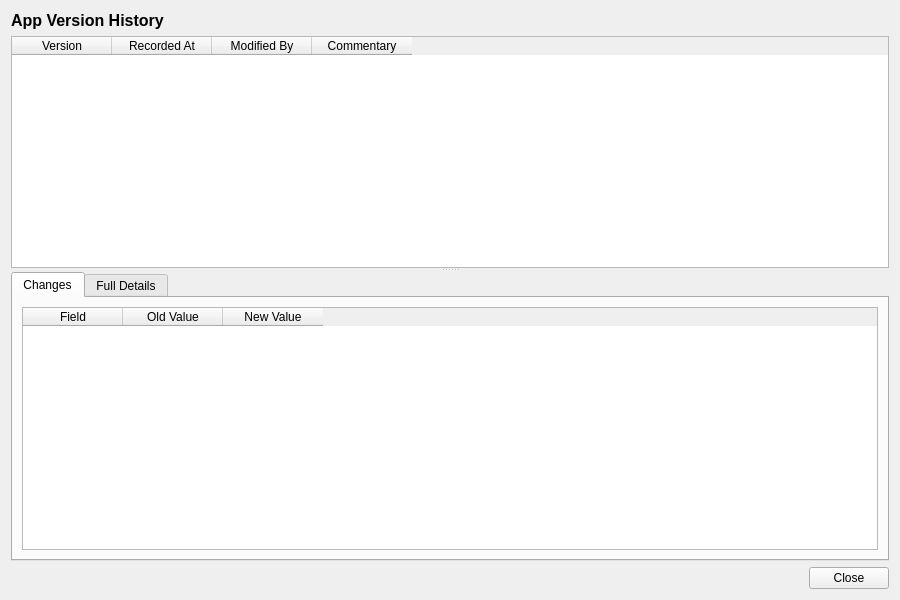
<?xml version="1.0" encoding="UTF-8"?>
<ui version="4.0">
 <class>AppVersionHistoryDialog</class>
 <widget class="QWidget" name="AppVersionHistoryDialog">
  <property name="geometry">
   <rect>
    <x>0</x>
    <y>0</y>
    <width>900</width>
    <height>600</height>
   </rect>
  </property>
  <property name="windowTitle">
   <string>App Version History</string>
  </property>
  <layout class="QVBoxLayout" name="verticalLayout">
   <item>
    <widget class="QLabel" name="titleLabel">
     <property name="font">
      <font>
       <pointsize>12</pointsize>
       <bold>true</bold>
      </font>
     </property>
     <property name="text">
      <string>App Version History</string>
     </property>
    </widget>
   </item>
   <item>
    <widget class="QSplitter" name="splitter">
     <property name="orientation">
      <enum>Qt::Vertical</enum>
     </property>
     <widget class="QTableWidget" name="versionListWidget">
      <property name="minimumHeight">
       <number>150</number>
      </property>
      <property name="maximumHeight">
       <number>250</number>
      </property>
      <property name="alternatingRowColors">
       <bool>true</bool>
      </property>
      <property name="editTriggers">
       <set>QAbstractItemView::NoEditTriggers</set>
      </property>
      <property name="selectionMode">
       <enum>QAbstractItemView::SingleSelection</enum>
      </property>
      <property name="selectionBehavior">
       <enum>QAbstractItemView::SelectRows</enum>
      </property>
      <column>
       <property name="text">
        <string>Version</string>
       </property>
      </column>
      <column>
       <property name="text">
        <string>Recorded At</string>
       </property>
      </column>
      <column>
       <property name="text">
        <string>Modified By</string>
       </property>
      </column>
      <column>
       <property name="text">
        <string>Commentary</string>
       </property>
      </column>
     </widget>
     <widget class="QWidget" name="detailWidget">
      <layout class="QVBoxLayout" name="detailLayout">
       <property name="leftMargin">
        <number>0</number>
       </property>
       <property name="topMargin">
        <number>0</number>
       </property>
       <property name="rightMargin">
        <number>0</number>
       </property>
       <property name="bottomMargin">
        <number>0</number>
       </property>
       <item>
        <widget class="QTabWidget" name="tabWidget">
         <property name="currentIndex">
          <number>0</number>
         </property>
         <widget class="QWidget" name="changesTab">
          <attribute name="title">
           <string>Changes</string>
          </attribute>
          <layout class="QVBoxLayout" name="changesTabLayout">
           <item>
            <widget class="QTableWidget" name="changesTableWidget">
             <property name="editTriggers">
              <set>QAbstractItemView::NoEditTriggers</set>
             </property>
             <property name="alternatingRowColors">
              <bool>true</bool>
             </property>
             <property name="selectionMode">
              <enum>QAbstractItemView::SingleSelection</enum>
             </property>
             <property name="selectionBehavior">
              <enum>QAbstractItemView::SelectRows</enum>
             </property>
             <column>
              <property name="text">
               <string>Field</string>
              </property>
             </column>
             <column>
              <property name="text">
               <string>Old Value</string>
              </property>
             </column>
             <column>
              <property name="text">
               <string>New Value</string>
              </property>
             </column>
            </widget>
           </item>
          </layout>
         </widget>
         <widget class="QWidget" name="fullDetailsTab">
          <attribute name="title">
           <string>Full Details</string>
          </attribute>
          <layout class="QVBoxLayout" name="fullDetailsTabLayout">
           <item>
            <widget class="QScrollArea" name="scrollArea">
             <property name="widgetResizable">
              <bool>true</bool>
             </property>
             <widget class="QWidget" name="scrollAreaWidgetContents">
              <property name="geometry">
               <rect>
                <x>0</x>
                <y>0</y>
                <width>560</width>
                <height>450</height>
               </rect>
              </property>
              <layout class="QFormLayout" name="formLayout">
               <item row="0" column="0">
                <widget class="QLabel" name="wrapper_versionLabel">
                 <property name="text">
                  <string>Wrapper Version:</string>
                 </property>
                </widget>
               </item>
               <item row="0" column="1">
                <widget class="QLabel" name="codeValue">
                 <property name="text">
                  <string/>
                 </property>
                </widget>
               </item>
               <item row="1" column="0">
                <widget class="QLabel" name="nameLabel">
                 <property name="text">
                  <string>Name:</string>
                 </property>
                </widget>
               </item>
               <item row="1" column="1">
                <widget class="QLabel" name="nameValue">
                 <property name="text">
                  <string/>
                 </property>
                </widget>
               </item>
               <item row="2" column="0">
                <widget class="QLabel" name="descriptionLabel">
                 <property name="text">
                  <string>Description:</string>
                 </property>
                </widget>
               </item>
               <item row="2" column="1">
                <widget class="QLabel" name="descriptionValue">
                 <property name="text">
                  <string/>
                 </property>
                 <property name="wordWrap">
                  <bool>true</bool>
                 </property>
                </widget>
               </item>
               <item row="3" column="0">
                <widget class="QLabel" name="versionNumberLabel">
                 <property name="text">
                  <string>Version:</string>
                 </property>
                </widget>
               </item>
               <item row="3" column="1">
                <widget class="QLabel" name="versionNumberValue">
                 <property name="text">
                  <string/>
                 </property>
                </widget>
               </item>
               <item row="4" column="0">
                <widget class="QLabel" name="modifiedByLabel">
                 <property name="text">
                  <string>Modified By:</string>
                 </property>
                </widget>
               </item>
               <item row="4" column="1">
                <widget class="QLabel" name="modifiedByValue">
                 <property name="text">
                  <string/>
                 </property>
                </widget>
               </item>
               <item row="5" column="0">
                <widget class="QLabel" name="recordedAtLabel">
                 <property name="text">
                  <string>Recorded At:</string>
                 </property>
                </widget>
               </item>
               <item row="5" column="1">
                <widget class="QLabel" name="recordedAtValue">
                 <property name="text">
                  <string/>
                 </property>
                </widget>
               </item>
               <item row="6" column="0">
                <widget class="QLabel" name="changeCommentaryLabel">
                 <property name="text">
                  <string>Change Commentary:</string>
                 </property>
                </widget>
               </item>
               <item row="6" column="1">
                <widget class="QLabel" name="changeCommentaryValue">
                 <property name="text">
                  <string/>
                 </property>
                 <property name="wordWrap">
                  <bool>true</bool>
                 </property>
                </widget>
               </item>
              </layout>
             </widget>
            </widget>
           </item>
          </layout>
         </widget>
        </widget>
       </item>
      </layout>
     </widget>
    </widget>
   </item>
   <item>
    <layout class="QHBoxLayout" name="buttonLayout">
     <item>
      <spacer name="horizontalSpacer">
       <property name="orientation">
        <enum>Qt::Horizontal</enum>
       </property>
       <property name="sizeHint" stdset="0">
        <size><width>40</width><height>20</height></size>
       </property>
      </spacer>
     </item>
     <item>
      <widget class="QPushButton" name="closeButton">
       <property name="text">
        <string>Close</string>
       </property>
      </widget>
     </item>
    </layout>
   </item>
  </layout>
 </widget>
 <resources/>
 <connections/>
</ui>
